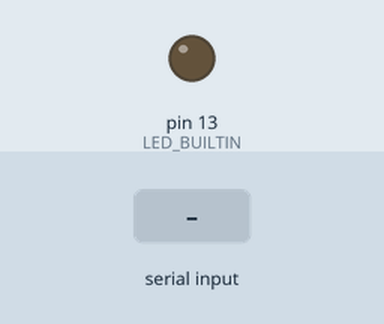
This sketch was run on a simulated Arduino Uno, built with avr-gcc and run on an emulated ATmega328P. On the bench: output pins drawn as LEDs (lit = HIGH). The test bench sets the inputs (shaded band).

Above: at 1.2 s.
1.3 s: "01111\n" received over Serial
At 2.5 s:
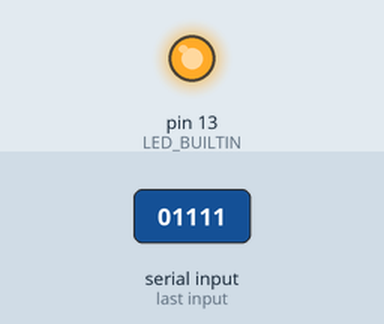
2.8 s: "01110\n" received over Serial
At 3.9 s:
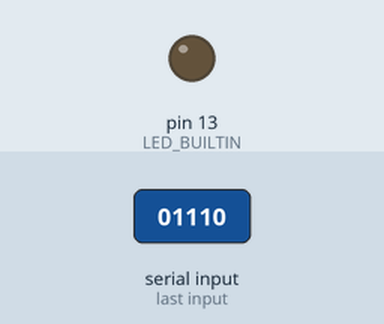
Timing chart, 0 to 5.8 s (numbered marks = the images above; inputs shaded):
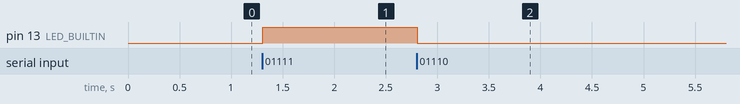

Measured:
- after the input at 1.3 s, pin 13 (LED_BUILTIN): LOW → HIGH at once
- after the input at 2.8 s, pin 13 (LED_BUILTIN): HIGH → LOW at once

The sketch:

sketch.ino
```cpp
// Ref Videos:
// https://www.youtube.com/watch?v=utnPvE8hN3o
// https://www.youtube.com/watch?v=OJtpA_qTNL0

// Notes:
// 1- Strings must always be inside double quotes ("text") or the code won't run.

// initialize a variable
String count;

void setup() {
  // The same baud rate (9600) should be set in the python code
  // and in the Arduino code.
  Serial.begin(9600);

  // set LED_BUILTIN (pin 13) as an output
  pinMode(LED_BUILTIN, OUTPUT);

}

void loop() {

    // Example: This is how to send a message from the Arduino to
    // the python code on the laptop.
    // It's just like writing to the Arduino Serial Monitor. But the message goes to
    // the python code instead of to the serial monitor.
    //Serial.println("Hello");

    // Read the count sent by the python code and store it in a variable called "count".
    // This line means: "read until you reach a newline chracter".
    // You will see that in the python code we have added a newline character before sending the string.
    count = Serial.readStringUntil('\n');

    // Remove any leading and trailing whitespaces that could have been added.
    // Sometimes when devices are communicating they add a whitespace.
    count.trim();

    if (count.equals("01111")) {
      // Turn the LED on.
      digitalWrite(LED_BUILTIN, HIGH);
    }

    else if (count.equals("01110")) {
      // Turn the LED off.
      digitalWrite(LED_BUILTIN, LOW);
    }

    // Add a delay before the next communication is read.
    delay(100);

}
```
